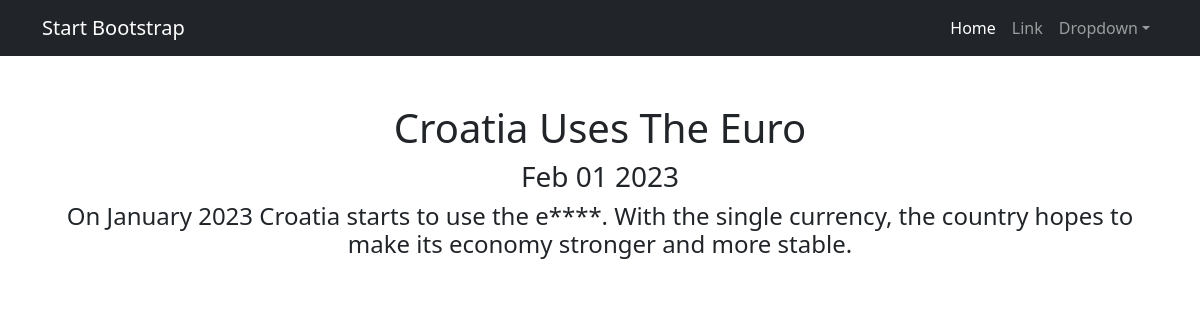
The page /news/2 on the database its author committed.
### news_portal/models.py (models this page shows, shortened)
class Post(models.Model):
    news = "NS"
    article = "AC"
    TYPE = [
        (news, 'News'),
        (article, 'Article')
    ]
    author = models.ForeignKey("Author", on_delete=models.CASCADE)
    type = models.CharField(max_length=2, choices=TYPE, default=news)
    post_time_in = models.DateTimeField(auto_now_add=True)
    category = models.ManyToManyField("Category", through="PostCategory")
    title = models.CharField(max_length=255)
    post_text = models.TextField()
    post_rating = models.FloatField(default=0.0)
    def __str__(self):
        return f'{self.title.title()}'

### news_portal/views.py (the view)
# urls.py: path('<int:pk>', NewsDetail.as_view(), name='news_detail'),
class NewsDetail(DetailView):
    model = Post
    template_name = "post.html"
    context_object_name = 'post'

### news_portal/templatetags/news_filters.py (called while the page is built)
@register.filter()
def cenzor(value):
    mat = ['idiot', 'fizz', 'nasty', 'euro']
    word = ''
    text = value.split()
    for i in range(len(text)):
        for j in mat:
            if j in text[i].lower():
                for c in (text[i]):
                    word += '*' if c.isalpha() else c
                    text[i] = text[i][0] + word
    return ' '.join(text)

### templates/post.html (shortened to what this page needs)
{% extends 'flatpages/default.html' %}
{% load news_filters %}
{% block content %}
    <h1>{{ post }}</h1>
    <h3>{{ post.post_time_in | date:'M d Y' }}</h3>
    <h4>{{ post.post_text | cenzor }}</h4>
{% endblock content %}

### rows shown on the page
Post: title "Croatia Uses The Euro", post_time_in "Feb 01 2023", post_text|cenzor "On January 2023 Croatia starts to use the e****. With the single currency, the country hopes to make its economy stronger and more stable."
